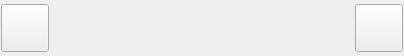
<?xml version="1.0" encoding="UTF-8"?>
<ui version="4.0">
 <class>FriendListEntryWidgetUi</class>
 <widget class="QWidget" name="FriendListEntryWidgetUi">
  <property name="geometry">
   <rect>
    <x>0</x>
    <y>0</y>
    <width>404</width>
    <height>56</height>
   </rect>
  </property>
  <property name="sizePolicy">
   <sizepolicy hsizetype="Preferred" vsizetype="Fixed">
    <horstretch>0</horstretch>
    <verstretch>0</verstretch>
   </sizepolicy>
  </property>
  <property name="minimumSize">
   <size>
    <width>0</width>
    <height>52</height>
   </size>
  </property>
  <property name="maximumSize">
   <size>
    <width>16777215</width>
    <height>56</height>
   </size>
  </property>
  <property name="font">
   <font>
    <pointsize>8</pointsize>
   </font>
  </property>
  <property name="windowTitle">
   <string>Form</string>
  </property>
  <property name="styleSheet">
   <string notr="true"/>
  </property>
  <layout class="QHBoxLayout" name="horizontalLayout_3">
   <property name="spacing">
    <number>1</number>
   </property>
   <property name="leftMargin">
    <number>1</number>
   </property>
   <property name="topMargin">
    <number>1</number>
   </property>
   <property name="rightMargin">
    <number>1</number>
   </property>
   <property name="bottomMargin">
    <number>1</number>
   </property>
   <item>
    <widget class="VxPushButton" name="m_IconButton">
     <property name="sizePolicy">
      <sizepolicy hsizetype="Fixed" vsizetype="Fixed">
       <horstretch>0</horstretch>
       <verstretch>0</verstretch>
      </sizepolicy>
     </property>
     <property name="minimumSize">
      <size>
       <width>48</width>
       <height>48</height>
      </size>
     </property>
     <property name="maximumSize">
      <size>
       <width>48</width>
       <height>48</height>
      </size>
     </property>
     <property name="text">
      <string notr="true"/>
     </property>
     <property name="iconSize">
      <size>
       <width>48</width>
       <height>48</height>
      </size>
     </property>
    </widget>
   </item>
   <item>
    <layout class="QVBoxLayout" name="ButtonTextVerticalLayout">
     <property name="spacing">
      <number>0</number>
     </property>
     <property name="leftMargin">
      <number>7</number>
     </property>
     <property name="topMargin">
      <number>2</number>
     </property>
     <property name="bottomMargin">
      <number>2</number>
     </property>
     <item>
      <layout class="QHBoxLayout" name="TitleHorizontalLayout">
       <property name="spacing">
        <number>0</number>
       </property>
       <property name="leftMargin">
        <number>0</number>
       </property>
       <item>
        <widget class="QLabel" name="TitlePart1">
         <property name="font">
          <font>
           <weight>50</weight>
           <italic>false</italic>
           <bold>false</bold>
          </font>
         </property>
         <property name="text">
          <string/>
         </property>
        </widget>
       </item>
       <item>
        <widget class="QLabel" name="TitlePart2">
         <property name="text">
          <string/>
         </property>
        </widget>
       </item>
       <item>
        <spacer name="horizontalSpacer">
         <property name="orientation">
          <enum>Qt::Horizontal</enum>
         </property>
         <property name="sizeHint" stdset="0">
          <size>
           <width>40</width>
           <height>20</height>
          </size>
         </property>
        </spacer>
       </item>
      </layout>
     </item>
     <item>
      <layout class="QHBoxLayout" name="DescHorizontalLayout">
       <property name="spacing">
        <number>0</number>
       </property>
       <item>
        <widget class="QLabel" name="DescPart1">
         <property name="text">
          <string/>
         </property>
        </widget>
       </item>
       <item>
        <widget class="QLabel" name="DescPart2">
         <property name="text">
          <string/>
         </property>
        </widget>
       </item>
       <item>
        <spacer name="horizontalSpacer_2">
         <property name="orientation">
          <enum>Qt::Horizontal</enum>
         </property>
         <property name="sizeHint" stdset="0">
          <size>
           <width>40</width>
           <height>20</height>
          </size>
         </property>
        </spacer>
       </item>
      </layout>
     </item>
     <item>
      <widget class="QLabel" name="TodLabel">
       <property name="sizePolicy">
        <sizepolicy hsizetype="Preferred" vsizetype="Preferred">
         <horstretch>0</horstretch>
         <verstretch>0</verstretch>
        </sizepolicy>
       </property>
       <property name="font">
        <font>
         <weight>50</weight>
         <italic>false</italic>
         <bold>false</bold>
        </font>
       </property>
       <property name="frameShape">
        <enum>QFrame::NoFrame</enum>
       </property>
       <property name="lineWidth">
        <number>0</number>
       </property>
       <property name="text">
        <string/>
       </property>
      </widget>
     </item>
    </layout>
   </item>
   <item>
    <widget class="VxPushButton" name="m_MenuButton">
     <property name="sizePolicy">
      <sizepolicy hsizetype="Fixed" vsizetype="Fixed">
       <horstretch>0</horstretch>
       <verstretch>0</verstretch>
      </sizepolicy>
     </property>
     <property name="minimumSize">
      <size>
       <width>48</width>
       <height>48</height>
      </size>
     </property>
     <property name="maximumSize">
      <size>
       <width>48</width>
       <height>48</height>
      </size>
     </property>
     <property name="text">
      <string notr="true"/>
     </property>
     <property name="iconSize">
      <size>
       <width>48</width>
       <height>48</height>
      </size>
     </property>
    </widget>
   </item>
  </layout>
 </widget>
 <customwidgets>
  <customwidget>
   <class>VxPushButton</class>
   <extends>QPushButton</extends>
   <header>VxPushButton.h</header>
  </customwidget>
 </customwidgets>
 <resources/>
 <connections/>
</ui>
